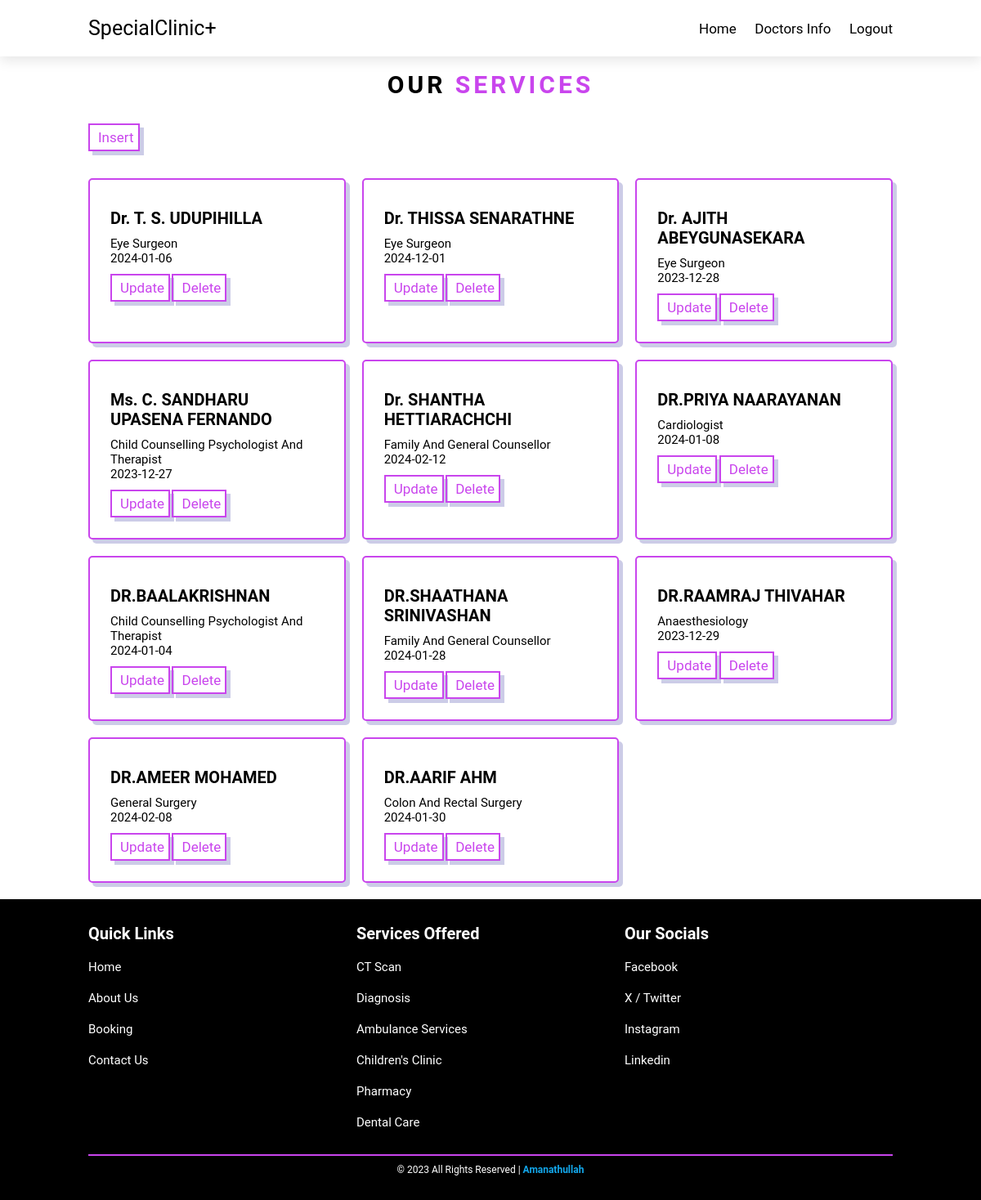
Screenshot of /booking.php (signed in) with the database file from the repository.
### tables this page shows
CREATE TABLE `doctors` (
  `id` int(11) NOT NULL,
  `doctor_name` text NOT NULL,
  `specialization` text NOT NULL,
  `date` date NOT NULL
);

### booking.php (the view, shortened to what this page needs)
<?php require_once("header.php");?>
<?php
if (isset($_SESSION["localuser"])) {
	?>
		<section class="services">
		<br><br><br><br><br><br>
		<h1 class="heading">our <span>services</span></h1>
		<div class="box-container">
		<?php
			$query = "SELECT * FROM doctors";
			$result = mysqli_query($connection, $query);
			while ($row = mysqli_fetch_assoc($result))
			{
				?>
					<div class="box">
						<h3><?php print $row['doctor_name']; ?></h3>
						<p><?php print $row['specialization']; ?></p>
						<p><?php print $row['date']; ?></p>
						<a href="#this function is not work" class="btn">Book Now</a>
					</div>
					<?php
			}
			?>
					</div>
			</section>
			<?php require_once("footer.php");
}
elseif (isset($_SESSION["adminuser"])) {
	?>
		<section class="services">
		<br><br><br><br><br><br>
		<h1 class="heading">our <span>services</span></h1>
		<a href="insert.php" class="btn">Insert</a><br>	<br><br><br>
		<div class="box-container">
		<?php
			$query = "SELECT * FROM doctors";
			$result = mysqli_query($connection, $query);
			while ($row = mysqli_fetch_assoc($result))
			{
				?>
					<div class="box">
						<h3><?php print $row['doctor_name']; ?></h3>
						<p><?php print $row['specialization']; ?></p>
						<p><?php print $row['date']; ?></p>
						<a href="updateform.php?id=<?php print $row['id']?>&dname=<?php print $row['doctor_name']?>
									&spec=<?php print $row['specialization']?>&date=<?php print $row['date']?>" class="btn">Update</a>
						<a href="delete.php?id=<?php print $row['id']?>" class="btn">Delete</a>
					</div>
					<?php
			}
			?>
					</div>
			</section>
			<?php require_once("footer.php");
}
else {
	require_once("login.php");
}
?>

### header.php (shortened to what this page needs)
<!DOCTYPE html>
<html lang="en">
<head>
	<link rel="stylesheet" href="css/style.css">
</head>
<body>
	<?php require_once("navigation.php");?>

### navigation.php (shortened to what this page needs)
<header>
    <a href="index.php" class="logo">SpecialClinic+</a>
    <nav class="navbar">
        <?php
        if (isset($_SESSION["localuser"]) ){
            ?>
            <a href="index.php">Home</a>
            <a href="about.php">About us</a>
            <a href="booking.php">Booking</a>
            <a href="contact.php">Contact us</a>
            <a href="popup.php">Logout</a>
            <?php
        }
        elseif(isset($_SESSION["adminuser"])) {
            ?>
            <a href="index.php">Home</a>
            <a href="booking.php">Doctors info</a>
            <a href="popup.php">Logout</a>
            <?php
        }
        else {
            ?>
            <a href="login.php">Login</a>
            <?php
        }
        ?>
    </nav>
</header>

### footer.php
<section class="footer">
		<div class="box-container">
			<div class="box">
				<h3>quick links</h3>
				<a href="index.php">Home</a>
				<a href="about.php">About us</a>
				<a href="booking.php">Booking</a>
				<a href="contact.php">Contact us</a>
			</div>
			<div class="box">
				<h3>services offered</h3>
				<a href="booking.php">CT scan</a>
				<a href="booking.php">diagnosis</a>
				<a href="booking.php">ambulance services</a>
				<a href="booking.php">children's clinic</a>
				<a href="booking.php">pharmacy</a>
				<a href="booking.php">dental care</a>
			</div>
			<div class="box">
				<h3>our socials</h3>
				<a href="https://www.facebook.com/aama.nathullah?mibextid=ZbWKwL" target="blank"> facebook</a>
				<a href="https://twitter.com/Amanathullah1?t=tMjgrOefCkfMmspgTNzsCQ&s=09" target="blank"> X / twitter </a>
				<a href="https://www.instagram.com/amanathullah_?igsh=OGQ5ZDc2ODk2ZA==" target="blank"> instagram</a>
				<a href="https://www.linkedin.com/in/amanathullah-173006275?utm_source=share&utm_campaign=share_via&utm_content=profile&utm_medium=android_app" target="blank"> linkedin</a>
			</div>
		</div>
		<div class="bottom">&copy; 2023 all rights reserved | <span>Amanathullah</span></div>
	</section>
</body>
</html>

### css/style.css (style rules this page uses)
* { font-family: "Roboto", sans-serif; margin: 0; padding: 0; box-sizing: border-box; outline: none; border: none; text-transform: capitalize; text-decoration: none; transition: all .3s ease; }
:root { --blue: #c945ed; --dark-blue: #0ccd96; --black: #000000; --light: #1bcbf3; --box-shadow: .5rem .5rem 0 rgba(0,0,133, .2); --border: .2rem solid var(--blue); }
html { font-size: 62.5%; overflow-x: hidden; scroll-padding-top: 7rem; scroll-behavior: smooth; }
header { position: fixed; padding: 2rem 9%; top: 0; left: 0; right: 0; display: flex; align-items: center; justify-content: space-between; background: #ffffff; box-shadow: 0 .5rem 1.5rem rgba(0,0,0,.1); z-index: 1000; }
header .logo { font-size: 2.5rem; color: var(--black); }
.navbar a { font-size: 1.7rem; color: #000000; margin-left: 2rem; }
section { padding: 2rem 9%; }
.btn { display: inline-block; margin-top: 1rem; padding: .5rem; padding-left: 1rem; font-size: 1.7rem; border: var(--border); box-shadow: var(--box-shadow); color: var(--blue); }
.heading { text-align: center; padding-bottom: 2rem; text-transform: uppercase; color: var(--black); font-size: 3rem; letter-spacing: .4rem; }
.heading span { text-transform: uppercase; color: var(--blue); }
.services .box-container { display: grid; grid-template-columns: repeat(auto-fit, minmax(27rem, 1fr)); gap: 2rem; }
.services .box-container .box { background: #fff; border-radius: .5rem; box-shadow: var(--box-shadow); border: var(--border); padding: 2.5rem; }
.services .box-container .box h3 { color: var(--black); font-size: 2rem; padding: 1rem 0; }
.services .box-container .box p { color: rgb(0, 0, 0); font-size: 1.5rem; }
.footer { background: #000000; }
.footer .box-container { display: grid; grid-template-columns: repeat(auto-fit, minmax(22rem, 1fr)); }
.footer .box-container .box h3 { font-size: 2rem; color: white; padding: 1rem 0; }
.footer .box-container .box a { display: block; font-size: 1.5rem; color: white; padding: 1rem 0; }
.footer .bottom { padding: 1rem; margin-top: 2rem; text-align: center; font-size: 1.2rem; color: white; border-top: var(--border); }
.footer .bottom span { color:rgb(19, 168, 236); font-weight: 600; }

### rows the page displays
doctors: doctor_name "Dr. T. S. UDUPIHILLA", specialization "Eye Surgeon", date "2024-01-06"
doctors: doctor_name "Dr. THISSA SENARATHNE", specialization "Eye Surgeon", date "2024-12-01"
doctors: doctor_name "Dr. AJITH ABEYGUNASEKARA", specialization "Eye Surgeon", date "2023-12-28"
doctors: doctor_name "Ms. C. SANDHARU UPASENA FERNANDO", specialization "Child Counselling Psychologist And Therapist", date "2023-12-27"
doctors: doctor_name "Dr. SHANTHA HETTIARACHCHI", specialization "Family And General Counsellor", date "2024-02-12"
doctors: doctor_name "DR.PRIYA NAARAYANAN", specialization "Cardiologist", date "2024-01-08"
doctors: doctor_name "DR.BAALAKRISHNAN", specialization "Child Counselling Psychologist And Therapist", date "2024-01-04"
doctors: doctor_name "DR.SHAATHANA SRINIVASHAN", specialization "Family And General Counsellor", date "2024-01-28"
doctors: doctor_name "DR.RAAMRAJ THIVAHAR", specialization "Anaesthesiology", date "2023-12-29"
doctors: doctor_name "DR.AMEER MOHAMED", specialization "General Surgery", date "2024-02-08"
doctors: doctor_name "DR.AARIF AHM", specialization "Colon And Rectal Surgery", date "2024-01-30"
